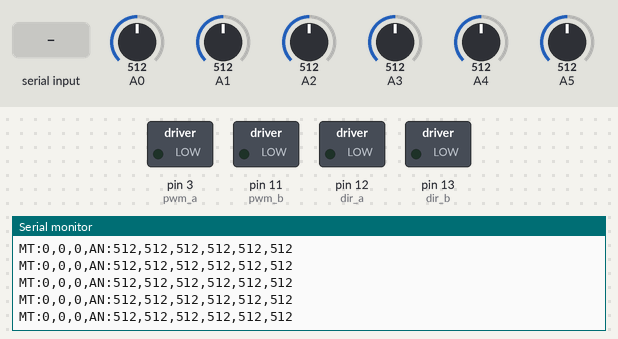
The sketch below on a simulated Arduino Uno, built with avr-gcc and run on an emulated ATmega328P. Parts: switched loads named in the sketch (green lamp = pin HIGH), the last lines printed to the serial monitor. The test bench sets the inputs (shaded band); at power-on: A0 = 512, A1 = 512, A2 = 512, A3 = 512, A4 = 512, A5 = 512.

Above: at 1.2 s.
1.3 s: "90,45\n" received over Serial
At 2.45 s:
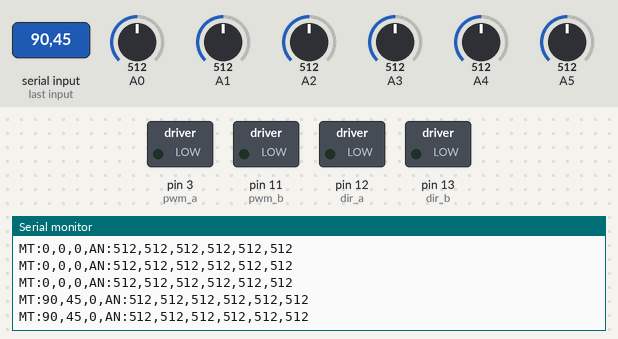
4.3 s: "90,45,200\n" received over Serial
At 4.4 s:
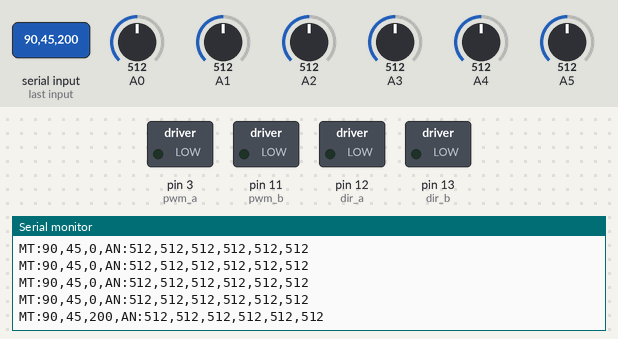
7.3 s: "30,150,10\n" received over Serial
At 7.39 s:
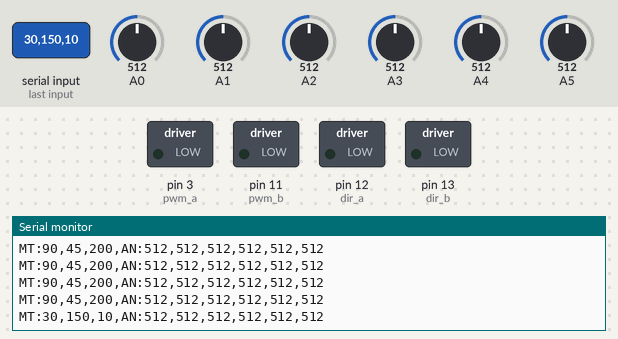
Timing chart, 0 to 10.3 s (numbered marks = the images above; inputs shaded):
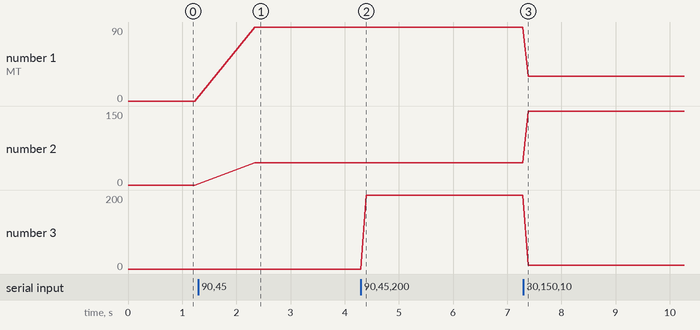

Measured:
- after the input at 1.3 s, the serial monitor: prints a new line after 1.0 s (image 1)
- after the input at 4.3 s, the serial monitor: prints a new line after 0.10 s (image 2)
- after the input at 7.3 s, the serial monitor: prints a new line after 0.09 s (image 3)
- plotted number 1: 0 → 90 after the input at 1.3 s, 90 → 30 after the input at 7.3 s
- plotted number 2: 0 → 45 after the input at 1.3 s, 45 → 150 after the input at 7.3 s
- plotted number 3: 0 → 200 after the input at 4.3 s, 200 → 10 after the input at 7.3 s

The sketch:

ir_motors.ino
```cpp
//информационные строки
String analogSensorMSG;
String convBuffer;
String motorStatus;

//статус моторов
int mode, leftSpeed, rightSpeed;

//Привязка выходов платы к чипу L296
int pwm_a = 3;  //PWM control for motor outputs 1 and 2 is on digital pin 3
int pwm_b = 11;  //PWM control for motor outputs 3 and 4 is on digital pin 11
int dir_a = 12;  //dir control for motor outputs 1 and 2 is on digital pin 12
int dir_b = 13;  //dir control for motor outputs 3 and 4 is on digital pin 13

//////////////////////////////////////////////////////////////////
///установка базовых настроек платы
//////////////////////////////////////////////////////////////////

void setup() {
    // устанавливаем скорость UART
    Serial.begin(9600);

    // изменение конфигурации пинов(выходы)
    pinMode(pwm_a, OUTPUT);
    pinMode(pwm_b, OUTPUT);
    pinMode(dir_a, OUTPUT);
    pinMode(dir_b, OUTPUT);

    analogWrite(pwm_a, 0);
    analogWrite(pwm_b, 0);
}

///////////////////////////////////////////////////////////////
///цикл обработки
///////////////////////////////////////////////////////////////
void loop() {

    //статус моторов
    getIrMotorStatus();
    //прием настроек
    resivMotors();
    //отправка статуса на компьютер
    messageConc();

    delay(100);

}

////////////////////////////////////////////////////////////
///Формирование строки состояния платы
////////////////////////////////////////////////////////////
void messageConc()
{
    //собираем строку
    motorStatus="MT:"+String(mode)+","+String(leftSpeed)+","+String(rightSpeed);

    Serial.println(motorStatus+"," + analogSensorMSG);
}

//////////////////////////////////////////////////////////
///Прием скорости и режима работы двигателей
//////////////////////////////////////////////////////////
void resivMotors()
{
 while (Serial.available() > 0) {

    // последовательно разбираем строку полученную с ПК
    mode = Serial.parseInt();
    leftSpeed = Serial.parseInt();
    rightSpeed = Serial.parseInt();

    //если строка закончилась * устанавливаем скорость мотора
    if (Serial.read() == '*')
    {
        setMotorSpeed();
    }
  }
}


//////////////////////////////////////////////////////////
///установка режима работы двигателя и его скорости
//////////////////////////////////////////////////////////
void setMotorSpeed()
{
//проверка валидности полученных данных
if (mode>=0 && mode<=5 && leftSpeed>=0 &&
    leftSpeed<=255 && rightSpeed>=0 &&  rightSpeed<=255)
    {
    switch (mode) {
    case 0:
        digitalWrite(dir_a, LOW);  //Set motor direction, 1 low, 2 high
        digitalWrite(dir_b, LOW);
        analogWrite(pwm_a, leftSpeed);
        analogWrite(pwm_b, rightSpeed);
    break;

    case 1:
        digitalWrite(dir_a, LOW);  //Set motor direction, 1 low, 2 high
        digitalWrite(dir_b, HIGH);
        analogWrite(pwm_a, leftSpeed);
        analogWrite(pwm_b, rightSpeed);
    break;

    case 2:
        digitalWrite(dir_a, HIGH);  //Set motor direction, 1 low, 2 high
        digitalWrite(dir_b, LOW);
        analogWrite(pwm_a, leftSpeed);
        analogWrite(pwm_b, rightSpeed);
    break;

    case 3:
        digitalWrite(dir_a, HIGH);  //Set motor direction, 1 low, 2 high
        digitalWrite(dir_b, HIGH);
        analogWrite(pwm_a, leftSpeed);
        analogWrite(pwm_b, rightSpeed);
    break;

    }
  }
}

//////////////////////////////////////////////////////////
///поочередный опрос датчиков и формирование строки с препятствиями.
//////////////////////////////////////////////////////////
void getIrMotorStatus()
{
  for (int i=0; i<6; i++)
  {
    convBuffer=String(analogRead(i));

    if(i==0)
    {
     analogSensorMSG="AN:"+ convBuffer+",";
    }
    else if(i>0 && i<5)
    {
      analogSensorMSG= analogSensorMSG + convBuffer+",";
    }
    else if(i==5)
    {
      analogSensorMSG= analogSensorMSG + convBuffer;
    }
  }
}
```
